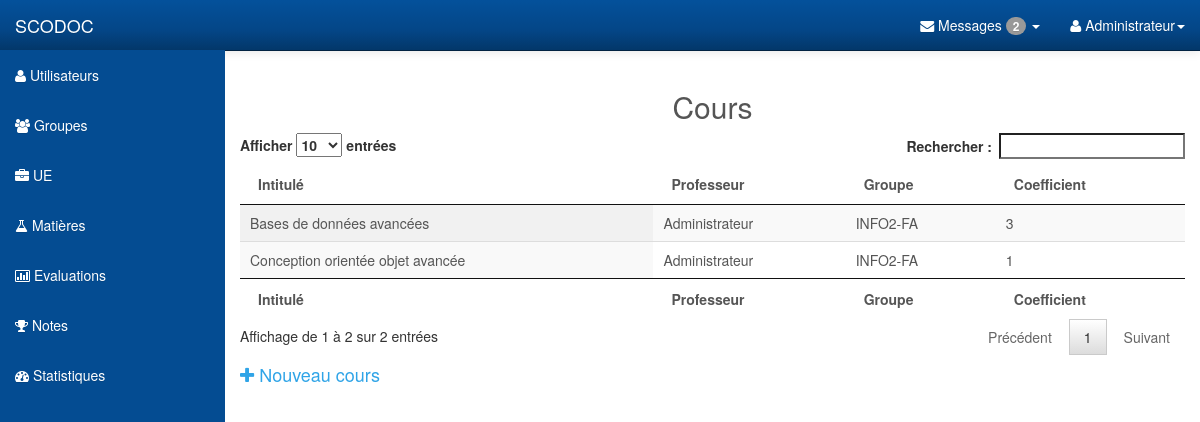
Page /lessons.php (signed in) on the earlier database version.
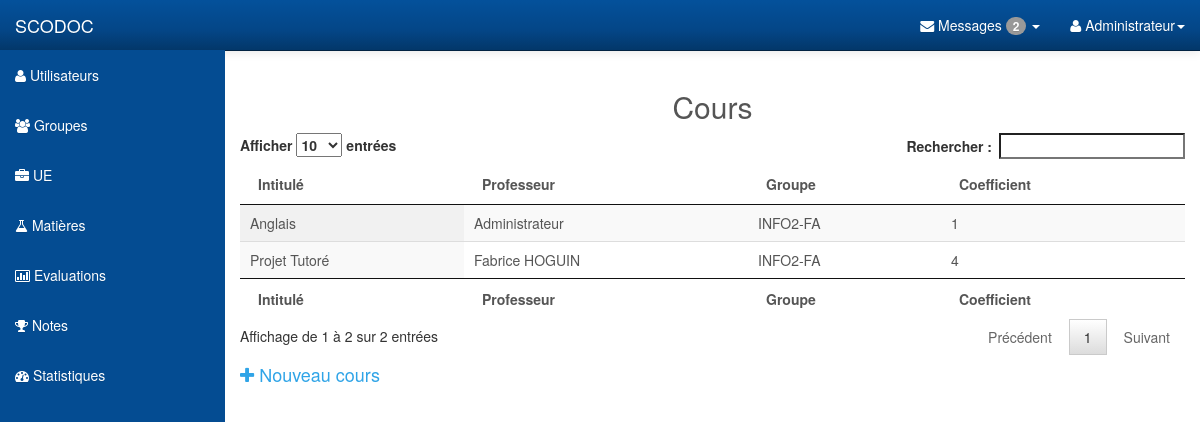
Same page on the later database version.
### tables this page shows
CREATE TABLE IF NOT EXISTS `lessons` (
  `id` int(11) NOT NULL AUTO_INCREMENT,
  `lesson_name` varchar(255) DEFAULT NULL,
  `user_id` int(11) DEFAULT NULL,
  `teachingunit_id` int(11) NOT NULL,
  `group_id` int(11) NOT NULL,
  `lesson_coefficient` int(11) NOT NULL DEFAULT '1',
  PRIMARY KEY (`id`)
);

CREATE TABLE IF NOT EXISTS `users` (
  `id` int(11) NOT NULL AUTO_INCREMENT,
  `name` varchar(25) NOT NULL,
  `login` varchar(20) NOT NULL,
  `phone` varchar(10) NOT NULL,
  `passwd` varchar(32) NOT NULL,
  `mail` varchar(55) NOT NULL,
  `dept_id` int(11) DEFAULT NULL,
  `group_id` int(11) DEFAULT NULL,
  `rank` int(1) NOT NULL DEFAULT '0',
  PRIMARY KEY (`id`),
  UNIQUE KEY `login` (`login`)
);

CREATE TABLE IF NOT EXISTS `groups` (
  `id` int(11) NOT NULL AUTO_INCREMENT,
  `group_name` varchar(25) DEFAULT NULL,
  `dept_id` int(11) DEFAULT NULL,
  PRIMARY KEY (`id`)
);

### get_users.php (called while the page is built, shortened)
<?php
	function get_user($user_id)
	{
		include("pdo.php");
		$req=$pdo->prepare('SELECT name FROM users WHERE id= ?');
		$req->execute(array($user_id));
		$data=$req->fetch();
		$name=$data["name"];
		return $name;
	}
?>

### get_groups.php (called while the page is built, shortened)
<?php
	function get_group($group_id)
	{
		include("pdo.php");
		$req=$pdo->prepare('SELECT group_name FROM groups WHERE id= ?');
		$req->execute(array($group_id));
		$data=$req->fetch();
		$name=$data["group_name"];
		return $name;
	}
?>

### get_lessons.php (the view, shortened to what this page needs)
<?php
	function get_all_lessons()
	{
		include("pdo.php");
		include("get_users.php");
		include("get_groups.php");
		$req=$pdo->query('SELECT * FROM lessons');
		while ($data=$req->fetch())
		{
			echo '<tr>';
			echo '<td>'.$data["lesson_name"].'</td>';
			echo '<td>'.get_user($data["user_id"]).'</td>';
			echo '<td>'.get_group($data["group_id"]).'</td>';
			echo '<td>'.$data["lesson_coefficient"].'</td>';
			echo '</tr>';
		}
	}
?>

Differences in the rows shown:
removed lessons: lesson_name "Conception orientée objet avancée", user.name "Administrateur", group.group_name "INFO2-FA", lesson_coefficient "1"
removed lessons: lesson_name "Bases de données avancées", user.name "Administrateur", group.group_name "INFO2-FA", lesson_coefficient "3"
added lessons: lesson_name "Projet Tutoré", user.name "Fabrice HOGUIN", group.group_name "INFO2-FA", lesson_coefficient "4"
added lessons: lesson_name "Anglais", user.name "Administrateur", group.group_name "INFO2-FA", lesson_coefficient "1"
